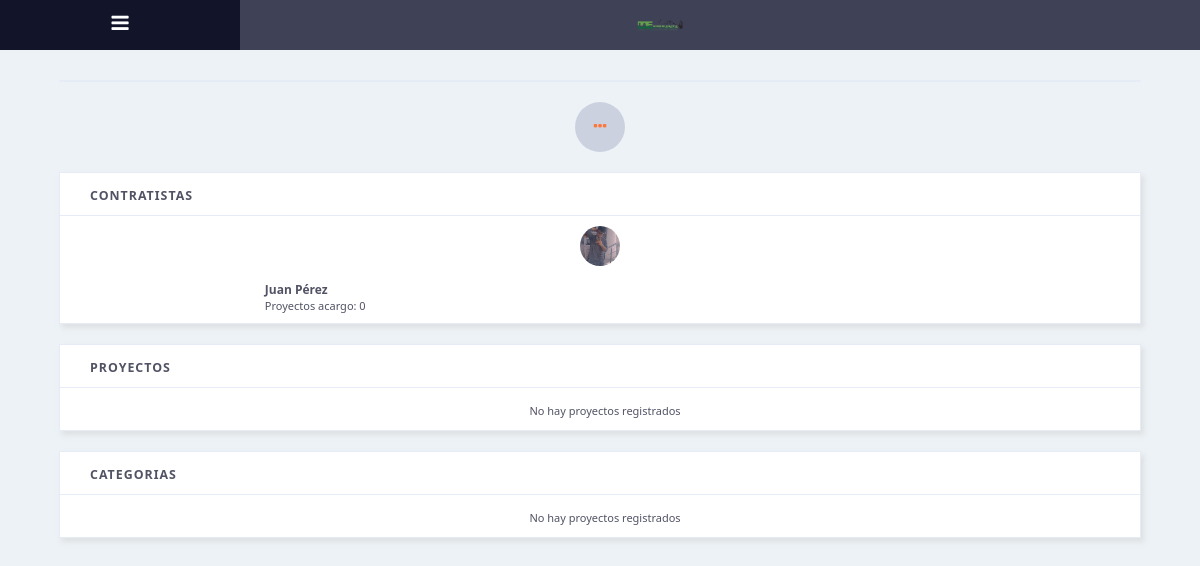
The page /PLANTILLA-COPIA/Social-Template-master/index.php on the database as committed earlier.
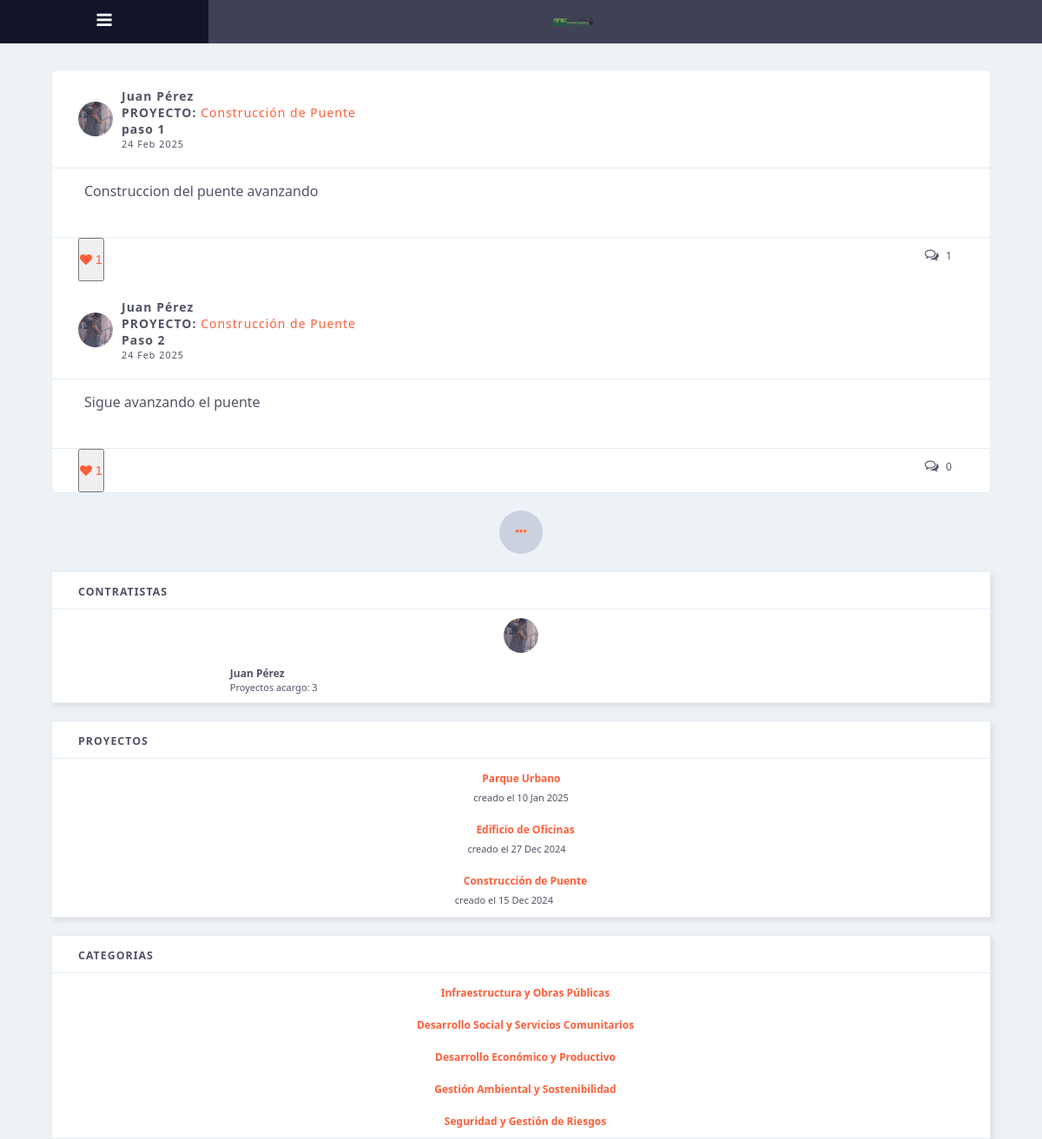
The same page on the database as committed later.
### tables this page shows
CREATE TABLE `usuarios` (
  `id_usuario` int(11) NOT NULL,
  `nombre` varchar(100) NOT NULL,
  `apellido` varchar(100) NOT NULL,
  `correo` varchar(150) NOT NULL,
  `contrasena` varchar(255) NOT NULL,
  `perfil` enum('admin','contratista','publico') NOT NULL,
  `estado` enum('activo','desactivo') DEFAULT 'activo',
  `imagen_perfil` varchar(255) DEFAULT NULL
);

CREATE TABLE `publicacion` (
  `id_publicacion` int(11) NOT NULL,
  `id_proyectos` int(11) NOT NULL,
  `titulo` varchar(255) NOT NULL,
  `descripcion` text DEFAULT NULL,
  `imagen` varchar(255) DEFAULT NULL,
  `fecha_publicacion` timestamp NOT NULL DEFAULT current_timestamp(),
  `peso` decimal(5,2) NOT NULL DEFAULT 0.00
);

CREATE TABLE `proyecto` (
  `id_proyectos` int(11) NOT NULL,
  `id_contratista` int(11) NOT NULL,
  `titulo` varchar(255) NOT NULL,
  `fecha_publicacion` timestamp NOT NULL DEFAULT current_timestamp(),
  `etapa` enum('planificacion','ejecucion','finalizado') NOT NULL,
  `id_categoria` int(11) NOT NULL,
  `presupuesto` decimal(15,2) NOT NULL DEFAULT 0.00
);

CREATE TABLE `categorias` (
  `id_categoria` int(11) NOT NULL,
  `nombre` varchar(255) NOT NULL
);

### PLANTILLA-COPIA/Social-Template-master/index.php (the view, shortened to what this page needs)
<?php
require_once '../../conection/conexion.php';
$pagina = isset($_GET['pagina']) ? (int)$_GET['pagina'] : 1;
$publicacionesPorPagina = 5;
$offset = ($pagina - 1) * $publicacionesPorPagina;
try {
    $stmt = $conn->prepare("
        SELECT
            p.titulo as proyecto_titulo,
            pub.*, u.imagen_perfil,
            u.nombre as contratista_nombre,
            u.apellido as contratista_apellido
        FROM publicacion pub
        INNER JOIN proyecto p ON pub.id_proyectos = p.id_proyectos
        INNER JOIN usuarios u ON p.id_contratista = u.id_usuario
        ORDER BY pub.fecha_publicacion DESC
        LIMIT :limit OFFSET :offset
    ");
    $stmt->bindValue(':limit', $publicacionesPorPagina, PDO::PARAM_INT);
    $stmt->bindValue(':offset', $offset, PDO::PARAM_INT);
    $stmt->execute();
    $publicaciones = $stmt->fetchAll(PDO::FETCH_ASSOC);
    $stmt_proyectos = $conn->prepare("
        SELECT id_proyectos, titulo, fecha_publicacion
        FROM proyecto
        ORDER BY fecha_publicacion DESC
    ");
    $stmt_proyectos->execute();
    $proyectos = $stmt_proyectos->fetchAll(PDO::FETCH_ASSOC);
    $stmt=$conn->prepare("SELECT * from categorias order by id_categoria");
    $stmt->execute();
    $categorias = $stmt->fetchAll(PDO::FETCH_ASSOC);
    $stmt_contratistas = $conn->prepare("
        SELECT u.*,
    COUNT(DISTINCT p.id_proyectos) as total_proyectos,
    COUNT(DISTINCT pub.id_publicacion) as total_publicaciones,
    COUNT(DISTINCT m.id_megusta) as total_megustas
    FROM usuarios u
    LEFT JOIN proyecto p ON u.id_usuario = p.id_contratista
    LEFT JOIN publicacion pub ON p.id_proyectos = pub.id_proyectos
    LEFT JOIN megusta m ON pub.id_publicacion = m.id_publicacion
    WHERE perfil = 'contratista'
        ORDER BY nombre ASC
    ");
    $stmt_contratistas->execute();
    $contratistas = $stmt_contratistas->fetchAll(PDO::FETCH_ASSOC);
} catch(PDOException $e) {
    die("Error: " . $e->getMessage());
}
function obtenerTotalMegustasPublicacion($id_publicacion, $conn) {
    $stmt = $conn->prepare("SELECT COUNT(*) as total FROM megusta WHERE id_publicacion = :id_publicacion");
    $stmt->execute([':id_publicacion' => $id_publicacion]);
    return $stmt->fetchColumn();
}
function obtenerTotalComentarios($id_publicacion, $conn){
    $stmt = $conn->prepare("SELECT COUNT(*) as total FROM comentarios Where id_publicacion=:id_publicacion");
    $stmt->execute([':id_publicacion' => $id_publicacion]);
    return $stmt->fetchColumn();
}
?>
<!DOCTYPE html>
<html lang="en">
<head>
    <link rel="stylesheet" type="text/css" href="css/style.css">
    <link href="https://maxcdn.bootstrapcdn.com/font-awesome/4.7.0/css/font-awesome.min.css" rel="stylesheet"  type="text/css" />
</head>
<body>
    <div class="navbar">
        <div class="navbar_menuicon" id="navicon">
            <i class="fa fa-navicon"></i>
        </div>
        <div class="navbar_logo">
            <img src="images/logo_esperanza.png" alt="" />
        </div>
    </div>
    <div class="all">
        <div class="right_row">
        <div class="row border-radius">
        <?php if (count($publicaciones) > 0): ?>
            <?php foreach ($publicaciones as $publicacion): ?>
                <div class="feed">
                    <div class="feed_title">
                        <img src="../../assets/images/<?php echo htmlspecialchars($publicacion['imagen_perfil']); ?>" alt="" />
                        <span><b><?= htmlspecialchars($publicacion['contratista_nombre'] . ' ' . $publicacion['contratista_apellido']) ?> </b><br> <b>PROYECTO:</b> <a href="feed.php?id_publicacion=<?= $publicacion['id_publicacion'] ?>"><?= htmlspecialchars($publicacion['proyecto_titulo']) ?></a><br><b><?= htmlspecialchars($publicacion['titulo']) ?></b><p><?= date('d M Y', strtotime($publicacion['fecha_publicacion'])) ?></p></span>
                    </div>
                    <div class="feed_content">
                        <div class="feed_content_image">
                            <p><?= nl2br(htmlspecialchars($publicacion['descripcion'])) ?></p>
                        </div>
                    </div>
                    <div class="feed_footer">
                        <ul class="feed_footer_left">
                        <form class="form-megusta" data-publicacion-id="<?= $publicacion['id_publicacion'] ?>">
                            <button type="submit"  class="hover-orange selected-orange" <?= (isset($_SESSION['id_usuario']) && usuarioDioMegustaPublicacion($_SESSION['id_usuario'], $publicacion['id_publicacion'], $conn)) ? 'activo' : '' ?>><i class="fa fa-heart"></i> <span class="total-megusta"><?= obtenerTotalMegustasPublicacion($publicacion['id_publicacion'], $conn) ?></span></button>
                            </form>
                        </ul>
                        <ul class="feed_footer_right">
                            <li>
                                <a href="feed.php?id_publicacion=<?= $publicacion['id_publicacion'] ?>" style="color:#515365;"><li class="hover-orange"><i class="fa fa-comments-o"></i> <span class="total-comentario"><?= obtenerTotalComentarios($publicacion['id_publicacion'], $conn) ?></span></li></a>
                            </li>
                        </ul>
                    </div>
                </div>
                <?php endforeach; ?>
            <?php endif; ?>
            </div>
            <center>
                <a href=""><div class="loadmorefeed">
                    <i class="fa fa-ellipsis-h"></i>
                </div></a>
            </center>
        </div>
        <div class="suggestions_row">
            <div class="row shadow">
                <div class="row_title">
                    <span>CONTRATISTAS </span>
                </div>
                <?php foreach ($contratistas as $contratista): ?>
                <div class="row_contain">
                    <img src="../../assets/images/<?= htmlspecialchars($contratista['imagen_perfil']) ?>" alt="" />
                    <span><b><?= htmlspecialchars($contratista['nombre'] . ' ' . $contratista['apellido']) ?></b><br>
                    <div >Proyectos acargo: <?= $contratista['total_proyectos'] ?></div></span>
                </div>
                <?php endforeach; ?>
            </div>
            <div class="row shadow">
                <div class="row_title">
                    <span>PROYECTOS</span>
                </div>
                <div class="row_contain">
                    <?php if (!empty($proyectos)): ?>
                        <?php foreach ($proyectos as $proyecto): ?>
                            <?php
                                $fecha = date('d M Y', strtotime($proyecto['fecha_publicacion']));
                                $titulo = htmlspecialchars($proyecto['titulo'], ENT_QUOTES, 'UTF-8');
                    ?>
                <div class="proyecto-item">
                <span><b>
                    <a href="detalle_proyecto.php?id=<?= $proyecto['id_proyectos'] ?>"
                       class="selected-orange">
                        <?= $titulo ?></b>
                        <br>
                    creado el <?= $fecha ?>
                </span>
            </div>
        <?php endforeach; ?>
    <?php else: ?>
        <div class="proyecto-item">
            <span>No hay proyectos registrados</span>
        </div>
    <?php endif; ?>
</div>
            </div>
            <div class="row shadow">
                <div class="row_title">
                    <span>CATEGORIAS</span>
                </div>
                <div class="row_contain">
                <?php if (!empty($categorias)): ?>
                        <?php foreach ($categorias as $categoria): ?>
                            <?php
                                $titulo = htmlspecialchars($categoria['nombre'], ENT_QUOTES, 'UTF-8');
                    ?>
            <div class="proyecto-item">
                <span><b>
                    <a href="detalle_proyecto.php?id=<?= $proyecto['id_proyectos'] ?>"
                       class="selected-orange">
                        <?= $titulo ?></b>
                        <br>
                </span>
            </div>
        <?php endforeach; ?>
    <?php else: ?>
        <div class="proyecto-item">
            <span>No hay proyectos registrados</span>
        </div>
    <?php endif; ?>
            </div>
        </div>
    </div>
</body>
</html>

### PLANTILLA-COPIA/Social-Template-master/css/style.css (style rules this page uses)
* { margin: 0px;padding:0px; }
a { text-decoration: none; }
li { list-style: none; }
html, body { background-color: #EDF2F6;font-family: 'Roboto', sans-serif;height:100%; }
.border-radius { border-radius: 6px; }
.selected-orange { color: #ff5e3a; }
.shadow { box-shadow: 3px 4px 5px rgba(209, 209, 209, 0.5); }
.navbar { height: 50px;width: 100%;background-color: #3F4257;color: white;display: flex;align-items:center;position: fixed;top:0px; }
.navbar_logo { width: 10%;height: 50px;text-align: center; }
.navbar_logo img { height: 100%; }
.navbar_menuicon { display: none; }
.all { width: 90%;margin: 30px auto;display: flex;font-family: "Segoe UI","Helvetica Neue",Arial,sans-serif;margin-top: 80px }
.row { width: 90%;margin: 0px auto;display: block;background-color: white;color: #515365;margin-bottom: 20px;border: 1px solid #e6ecf5; }
.row_title { padding: 10px;border-bottom: 1px solid #e6ecf5;letter-spacing: 1px; }
.row_title span { padding: 20px;font-size: .775rem;font-weight: 700; }
.row_contain { flex-direction: column; display: flex;align-items:center;width: 90%;margin: 0px auto;padding: 0; padding-bottom: 10px;padding-top: 10px;margin: 0px auto; gap: 15px; }
.row_contain img { height: 40px;width:40px;border-radius: 200px;margin: 0px 10px; }
.row_contain span { font-size: 11px;margin-left: 10px;width: 70% }
.row_contain span b { font-size: 12px;color: #515365;cursor: pointer; }
.right_row { width: 49%;margin: 0px auto; }
.feed { width: 100%; }
.feed_title { padding: 20px;border-bottom: 1px solid #e6ecf5;letter-spacing: 1px;display: flex;align-items:center; }
.feed_title img { height: 40px;width:40px;border-radius: 200px;margin: 0px 10px; }
.feed_title span { font-size: .875rem; }
.feed_title span a { color: #ff5e3a; }
.feed_title span p { font-size: .675rem; }
.feed_content_image { width: 95%;margin: 10px auto;display: block; }
.feed_content_image p { padding: 10px;padding-top: 5px }
.feed_footer { height: 50px;border-top: 1px solid #e6ecf5;display: flex; }
.feed_footer_left { width: 55%;margin-left: 20px; }
.feed_footer_left button { height: 50px;display: inline-block;line-height: 2.5;cursor: pointer;font-size: 14px;line-height: 3;text-align: center;margin-left: 10px }
.feed_footer_right { width: 40%;text-align: right; }
.feed_footer_right li { display: inline-block;line-height: 0;cursor: pointer;font-size: 12px;text-align: center;margin-right: 10px;line-height: 3.5; }
.feed_footer_right li i { font-size: 16px;padding-right: 5px }
.suggestions_row { width: 25%; }
.loadmorefeed { text-align: center;background-color: #CCD1E0;width:50px;height:50px;border-radius: 100%;color: #FF763A;line-height: 3 }
@media screen and (max-width: 1200px) { .navbar_logo { width: 70%; } }
@media screen and (max-width: 1200px) { .navbar_menuicon { display: inline;width: 20%;height: 50px;line-height: 2.3;text-align: center;font-size: 20px;background-color: #121529;color:white;cursor: pointer; } }
@media screen and (max-width: 1200px) { .all { display: block;width: 100%; } }
@media screen and (max-width: 1200px) { .right_row { width: 100%;margin: 0px auto; } }
@media screen and (max-width: 1200px) { .suggestions_row { width: 100%;margin-top: 20px } }
@media screen and (max-width: 1200px) { .feed_footer_left { width: 55%; } }
@media screen and (max-width: 1200px) { .feed_footer_right { width: 40%;text-align: right; } }
@media screen and (max-width: 1200px) { .feed_footer_right li { display: inline-block;line-height: 0;cursor: pointer;font-size: 12px;text-align: center;margin-right: 10px;line-height: 3.5; } }
@media screen and (max-width: 1200px) { .feed_footer_right li i { font-size: 16px;padding-right: 5px } }

Rows that differ between the two databases and show on the page:
added publicacion: usuarios.imagen_perfil (picture), usuarios.nombre+apellido "Juan Pérez", id_proyectos.titulo "Construcción de Puente", titulo "paso 1", fecha_publicacion "24 Feb 2025", descripcion "Construccion del puente avanzando", id_publicacion "1"
added publicacion: usuarios.imagen_perfil (picture), usuarios.nombre+apellido "Juan Pérez", id_proyectos.titulo "Construcción de Puente", titulo "Paso 2", fecha_publicacion "24 Feb 2025", descripcion "Sigue avanzando el puente", id_publicacion "1", id_publicacion "0"
computed for usuarios "Juan Pérez": total_proyectos "0" → "3"
added proyecto: titulo "Parque Urbano", fecha_publicacion "10 Jan 2025"
added proyecto: titulo "Edificio de Oficinas", fecha_publicacion "27 Dec 2024"
added proyecto: titulo "Construcción de Puente", fecha_publicacion "15 Dec 2024"
added categorias: nombre "Infraestructura y Obras Públicas"
added categorias: nombre "Desarrollo Social y Servicios Comunitarios"
added categorias: nombre "Desarrollo Económico y Productivo"
added categorias: nombre "Gestión Ambiental y Sostenibilidad"
added categorias: nombre "Seguridad y Gestión de Riesgos"
Other text that changed with them:
text no longer shown: "No hay proyectos registrados No hay proyectos registrados"
